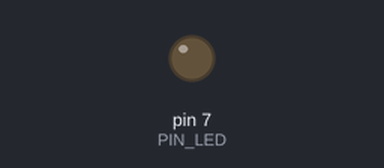
Simulated run of this sketch. Board: Arduino Uno, built with avr-gcc and run on an emulated ATmega328P. Parts: output pins drawn as LEDs (lit = HIGH). Dashed ring = blinking. At 3.2 s the program stops and its outputs stay as they are.

Above: at 0.5 s.
At 2.7 s:
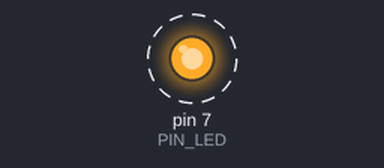
Timing chart, 0 to 3.0 s (numbered marks = the images above):
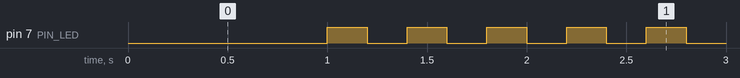

Measured:
- by itself, pin 7 (PIN_LED): alternates HIGH for 0.20 s and LOW for 0.20 s, 11 changes in all, then stays HIGH

The sketch:

05_practice_2.ino
```cpp
#define PIN_LED 7
unsigned int toggle;

void setup() {
  pinMode(PIN_LED, OUTPUT);
  toggle = 0;

  digitalWrite(PIN_LED, toggle);
  delay(1000);

  for (int i = 0; i < 11; i++) {
    toggle = toggle_state(toggle);
    digitalWrite(PIN_LED, toggle);
    delay(200);
  }

  while (1) {}
}

void loop() {
}

int toggle_state(int toggle) {
  return !toggle;
}
```
